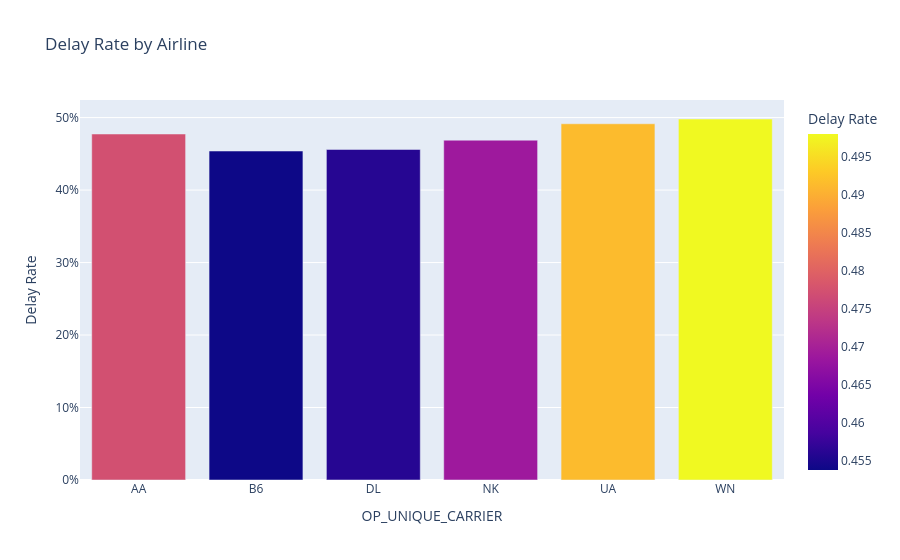

This figure's notebook cell:
### Markdown cell above
**a. Average Delay by Airline**

### Code cell
delay_rate = df.groupby("OP_UNIQUE_CARRIER")["Is_Delayed"].mean().reset_index()

fig = px.bar(
    delay_rate,
    x="OP_UNIQUE_CARRIER",
    y="Is_Delayed",
    color="Is_Delayed",
    title="Delay Rate by Airline",
    labels={"Is_Delayed": "Delay Rate"}
)

fig.update_layout(yaxis_tickformat=".0%")

fig.show()

### Figure 1 — Plotly figure (JSON) as saved in the notebook; plotly's stock layout.template omitted (floating-point values rounded to 4 significant figures)
{"data": [{"hovertemplate": "OP_UNIQUE_CARRIER=%{x}<br>Delay Rate=%{marker.color}<extra></extra>", "legendgroup": "", "marker": {"color": [0.4773, 0.4538, 0.456, 0.4688, 0.4915, 0.498], "coloraxis": "coloraxis", "pattern": {"shape": ""}}, "name": "", "orientation": "v", "showlegend": false, "textposition": "auto", "type": "bar", "x": ["AA", "B6", "DL", "NK", "UA", "WN"], "xaxis": "x", "y": [0.4773, 0.4538, 0.456, 0.4688, 0.4915, 0.498], "yaxis": "y"}], "layout": {"barmode": "relative", "coloraxis": {"colorbar": {"title": {"text": "Delay Rate"}}, "colorscale": [[0, "#0d0887"], [0.1111, "#46039f"], [0.2222, "#7201a8"], [0.3333, "#9c179e"], [0.4444, "#bd3786"], [0.5556, "#d8576b"], [0.6667, "#ed7953"], [0.7778, "#fb9f3a"], [0.8889, "#fdca26"], [1, "#f0f921"]]}, "legend": {"tracegroupgap": 0}, "title": {"text": "Delay Rate by Airline"}, "xaxis": {"anchor": "y", "domain": [0, 1], "title": {"text": "OP_UNIQUE_CARRIER"}}, "yaxis": {"anchor": "x", "domain": [0, 1], "tickformat": ".0%", "title": {"text": "Delay Rate"}}}}
